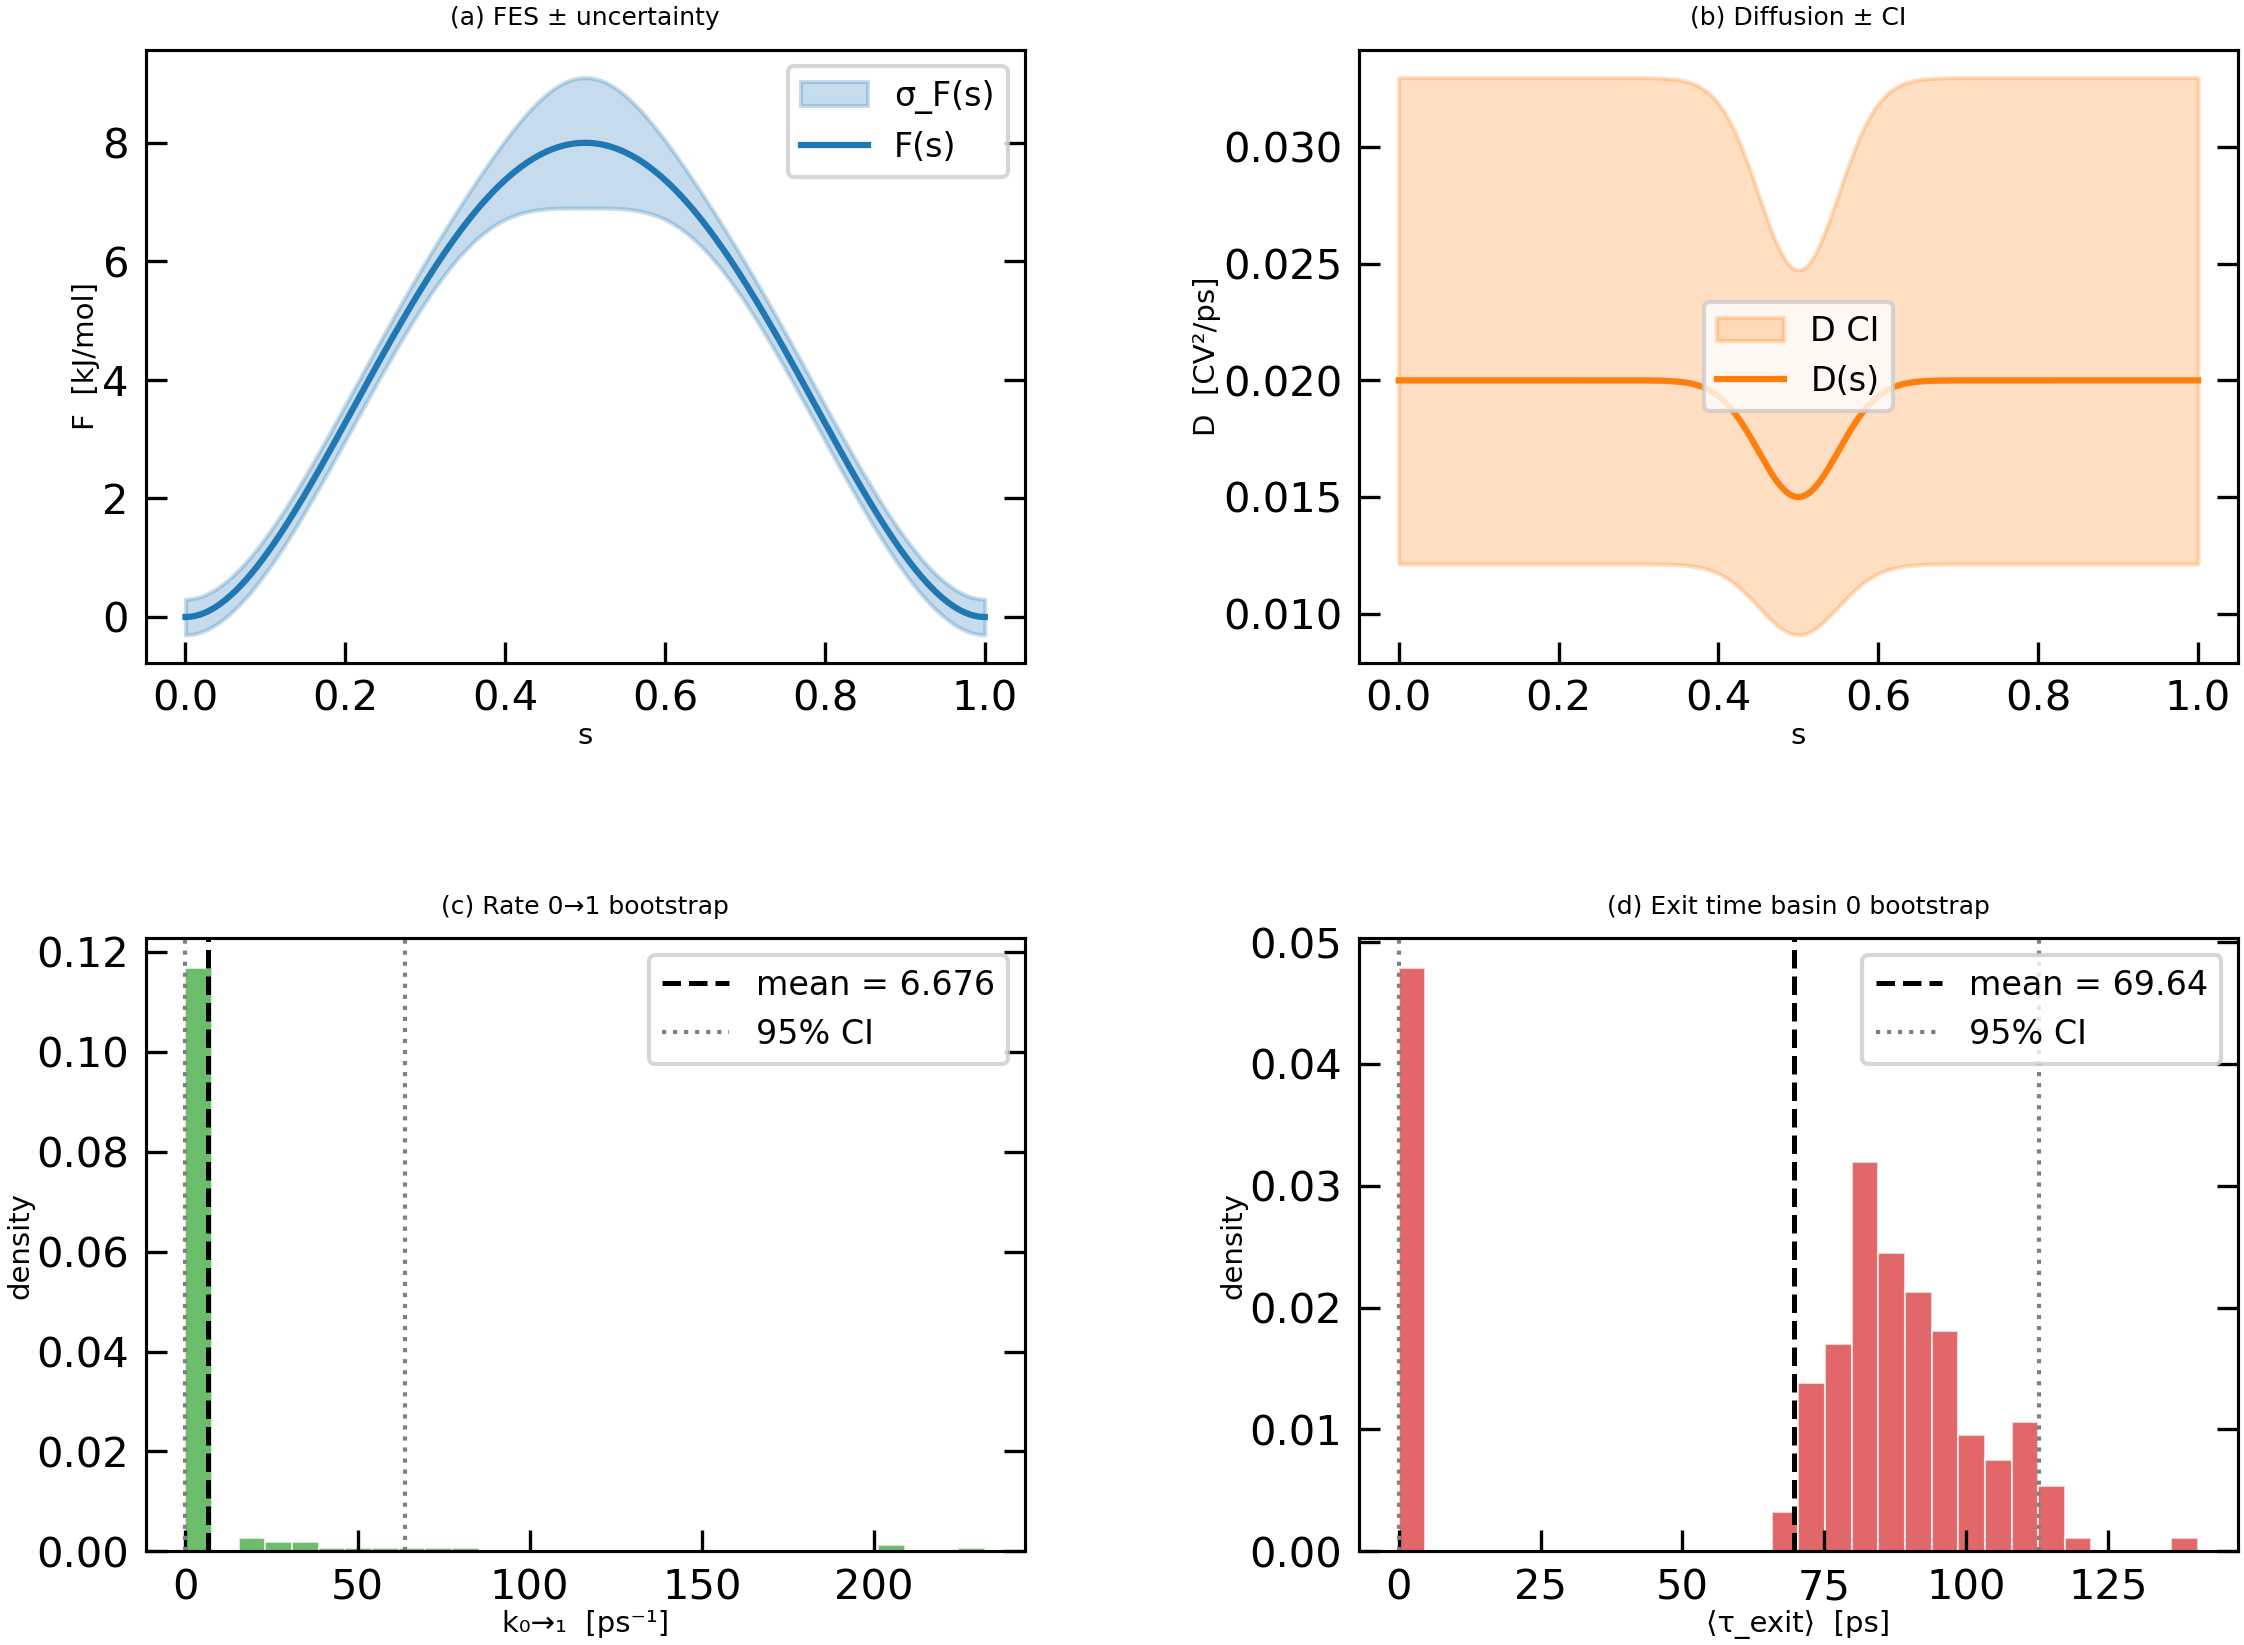

This figure's Python source:
#!/usr/bin/env python
"""Example 06 — Uncertainty propagation on a 1-D double-well FES.

Demonstrates how to use :func:`stochkin.bootstrap_ctmc_1d` to estimate
confidence intervals on rates, exit times, and branching probabilities
when the free-energy surface F(s) and the diffusion coefficient D(s)
have known uncertainties.

Two scenarios are shown:

1. **Uniform error bars**: scalar σ_F and relative σ_D.
2. **Position-dependent error bars**: per-grid-point arrays σ_F(s)
   and D_lo(s) / D_hi(s) mimicking Hummer-style posteriors.

Output: a 2×2 figure saved to ``06_uncertainty.png``.
"""
from __future__ import annotations

import argparse
import sys
from pathlib import Path

import numpy as np

import stochkin as sk
from stochkin.style import publication_style
from stochkin.plotting import _apply_pub_axes

# ------------------------------------------------------------------
# Synthetic FES and D(s)
# ------------------------------------------------------------------

def make_synthetic_fes(n: int = 300, barrier: float = 8.0):
    """Two-basin 1-D double well: F(s) = barrier * (1 - (2s-1)^2)^2."""
    s = np.linspace(0.0, 1.0, n)
    x = 2.0 * s - 1.0
    F = barrier * (1.0 - x ** 2) ** 2
    F -= F.min()
    return s, F


def make_synthetic_D(s: np.ndarray, D0: float = 0.02, amp: float = 0.005):
    """Spatially varying D(s) with a dip at the barrier (center)."""
    return D0 - amp * np.exp(-((s - 0.5) ** 2) / (2 * 0.05 ** 2))


# ------------------------------------------------------------------
# CLI
# ------------------------------------------------------------------

def parse_args(argv=None):
    p = argparse.ArgumentParser(description=__doc__)
    p.add_argument("--n-bootstrap", type=int, default=200,
                   help="Number of bootstrap replicates (default 200)")
    p.add_argument("--seed", type=int, default=42,
                   help="Random seed")
    p.add_argument("--outdir", type=str, default=".",
                   help="Output directory")
    return p.parse_args(argv)


# ------------------------------------------------------------------
# Main
# ------------------------------------------------------------------

def main(argv=None):
    args = parse_args(argv)
    outdir = Path(args.outdir)
    outdir.mkdir(parents=True, exist_ok=True)

    s, F = make_synthetic_fes()
    D = make_synthetic_D(s)

    # ---- Scenario 1: uniform error bars ----
    print("=== Scenario 1: uniform σ_F = 0.5 kJ/mol, 30 % relative D error ===")
    res1 = sk.bootstrap_ctmc_1d(
        s, F, D,
        F_err=0.5,
        D_rel_err=0.3,
        n_bootstrap=args.n_bootstrap,
        seed=args.seed,
        T=300.0,
        time_unit="ps",
        verbose=True,
    )
    print(res1.summary("ps"))
    print()

    # ---- Scenario 2: position-dependent error bars (Hummer-style) ----
    print("=== Scenario 2: position-dependent σ_F(s) and D_lo/D_hi ===")

    # Larger uncertainty at the barrier than at the minima
    F_sigma = 0.3 + 0.8 * np.exp(-((s - 0.5) ** 2) / (2 * 0.08 ** 2))

    # Construct D credible interval (approximately ±1.5 σ on log scale)
    D_lo = D * np.exp(-0.5)
    D_hi = D * np.exp(+0.5)

    res2 = sk.bootstrap_ctmc_1d(
        s, F, D,
        F_err=F_sigma,
        D_lo=D_lo,
        D_hi=D_hi,
        n_bootstrap=args.n_bootstrap,
        seed=args.seed + 1,
        T=300.0,
        time_unit="ps",
        verbose=True,
    )
    print(res2.summary("ps"))

    # ---- Plot ----
    try:
        import matplotlib.pyplot as plt
    except ImportError:
        print("matplotlib not available – skipping plot.")
        return

    with publication_style():
        fig, axes = plt.subplots(2, 2, figsize=(9, 6.5),
                                 gridspec_kw={"hspace": 0.45, "wspace": 0.38})

        # Panel (a): FES with error band
        ax = axes[0, 0]
        ax.fill_between(s, F - F_sigma, F + F_sigma,
                        alpha=0.25, color="C0", label="σ_F(s)")
        ax.plot(s, F, "C0-", lw=1.5, label="F(s)")
        ax.set_xlabel("s")
        ax.set_ylabel("F  [kJ/mol]")
        ax.set_title("(a) FES ± uncertainty")
        ax.legend(fontsize=8)
        _apply_pub_axes(ax)

        # Panel (b): D with CI band
        ax = axes[0, 1]
        ax.fill_between(s, D_lo, D_hi, alpha=0.25, color="C1",
                        label="D CI")
        ax.plot(s, D, "C1-", lw=1.5, label="D(s)")
        ax.set_xlabel("s")
        ax.set_ylabel("D  [CV²/ps]")
        ax.set_title("(b) Diffusion ± CI")
        ax.legend(fontsize=8)
        _apply_pub_axes(ax)

        # Panel (c): rate distribution (scenario 2, off-diagonal K[0,1])
        ax = axes[1, 0]
        k01 = res2.K_samples[:, 0, 1]
        ax.hist(k01, bins=30, density=True, alpha=0.7, color="C2",
                edgecolor="white", linewidth=0.5)
        ax.axvline(res2.K_mean[0, 1], color="k", ls="--", lw=1.2,
                   label=f"mean = {res2.K_mean[0, 1]:.4g}")
        ax.axvline(res2.K_ci_lo[0, 1], color="grey", ls=":", lw=1)
        ax.axvline(res2.K_ci_hi[0, 1], color="grey", ls=":", lw=1,
                   label=f"{res2.confidence_level:.0%} CI")
        ax.set_xlabel("k₀→₁  [ps⁻¹]")
        ax.set_ylabel("density")
        ax.set_title("(c) Rate 0→1 bootstrap")
        ax.legend(fontsize=8)
        _apply_pub_axes(ax)

        # Panel (d): exit-time distribution (scenario 2, basin 0)
        ax = axes[1, 1]
        tau0 = res2.exit_mean_samples[:, 0]
        ax.hist(tau0, bins=30, density=True, alpha=0.7, color="C3",
                edgecolor="white", linewidth=0.5)
        ax.axvline(res2.exit_mean_mean[0], color="k", ls="--", lw=1.2,
                   label=f"mean = {res2.exit_mean_mean[0]:.4g}")
        ax.axvline(res2.exit_mean_ci_lo[0], color="grey", ls=":", lw=1)
        ax.axvline(res2.exit_mean_ci_hi[0], color="grey", ls=":", lw=1,
                   label=f"{res2.confidence_level:.0%} CI")
        ax.set_xlabel("⟨τ_exit⟩  [ps]")
        ax.set_ylabel("density")
        ax.set_title("(d) Exit time basin 0 bootstrap")
        ax.legend(fontsize=8)
        _apply_pub_axes(ax)

        fig.savefig(outdir / "06_uncertainty.png", dpi=300,
                    bbox_inches="tight")
        print(f"\nFigure saved to {outdir / '06_uncertainty.png'}")
        plt.close(fig)


if __name__ == "__main__":
    main()
